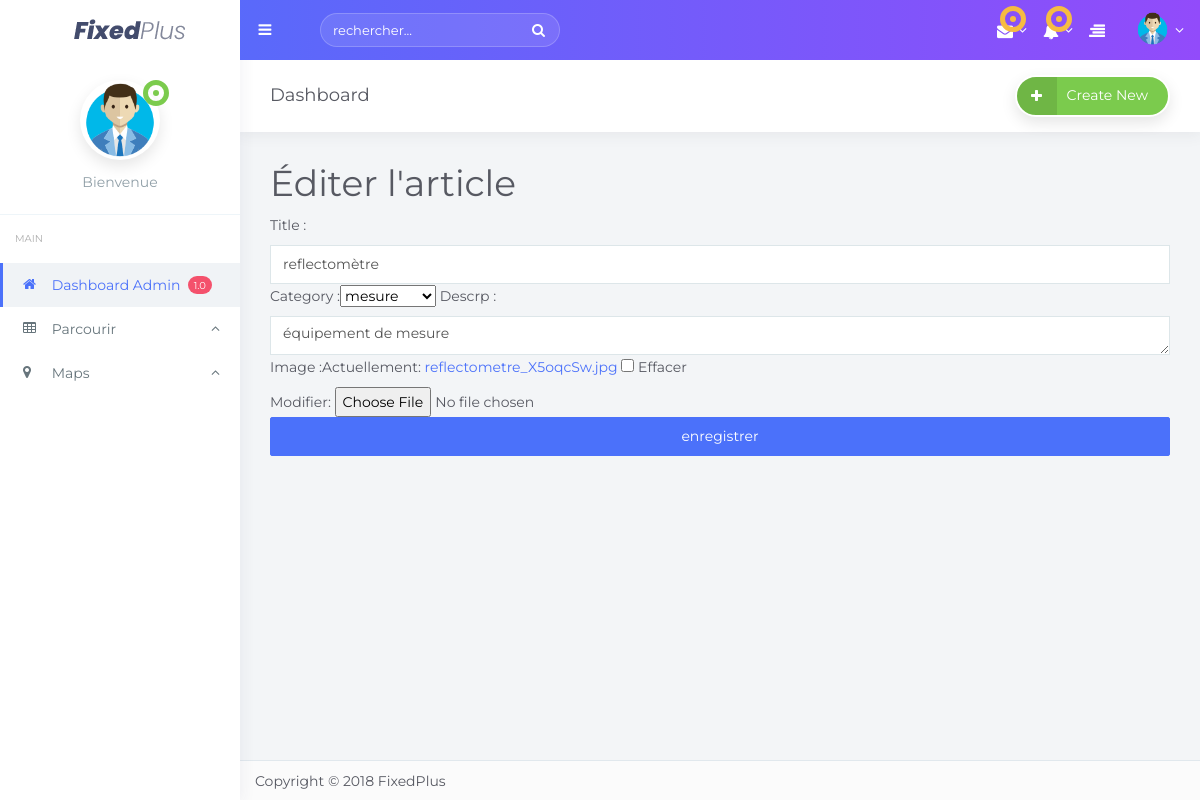
The app's page /modifier_article/20 with its own data.
### tchat/models.py (models this page shows, shortened)
class Article(models.Model):
    title=models.CharField(max_length=50)
    category = models.ForeignKey(Category,on_delete= models.CASCADE)
    descrp = models.TextField()
    image = models.ImageField(null=True,blank=True)
    created_at=models.DateField(auto_now_add=True)
    updated_at = models.DateField(auto_now=True)

### tchat/views.py (the view, shortened to what this page needs)
# urls.py: path('modifier_article/<int:pk>',modifierArticle.as_view(),name ="modifier_article"),
class modifierArticle(UpdateView):
       model=Article
       template_name="modifier_Article.html"
       success_url= "pageadmin3"
       fields = ['title','category','descrp','image']

### tchat/models.py (called while the page is built)
    def __str__(self):
        return self.name

### tchat/templates/modifier_Article.html (shortened to what this page needs)
{% extends 'base3.html'%}
{% load static %}
{% block content %}
    <h1>Éditer l'article</h1>
    <form method="POST" enctype="multipart/form-data">
        {{ form }}
        <button class="btn btn-primary btn-block"> enregistrer </button>
    </form>
{% endblock %}

### records on screen
Article: title "reflectomètre", category "mesure", descrp "équipement de mesure"
